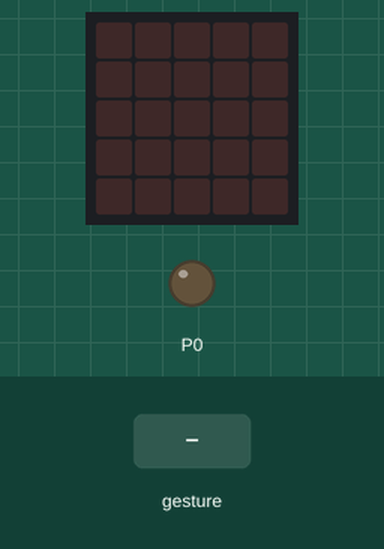
Simulated run of this program. Board: BBC micro:bit (MakeCode). Shown: the board's 5×5 LED display, output pins drawn as LEDs (lit = HIGH). The test bench sets the inputs (shaded band).

Above: at 1.2 s.
1.3 s: sound turns loud
At 1.5 s:
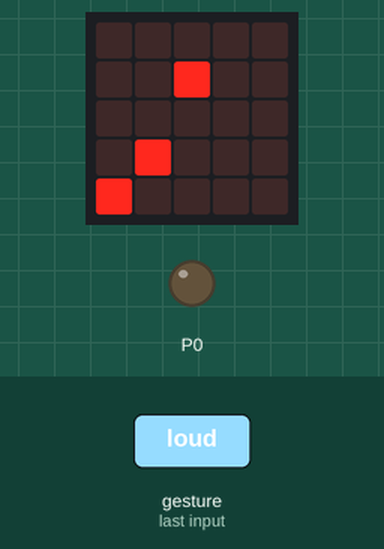
At 2.0 s:
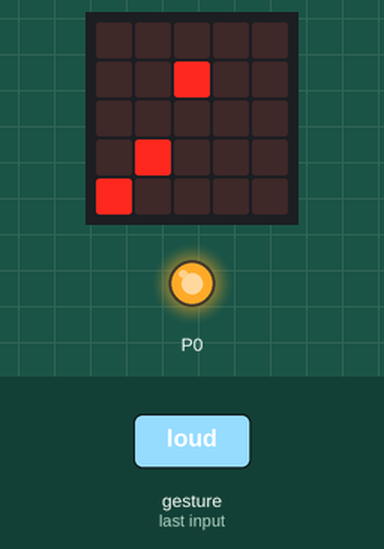
3.2 s: sound turns loud
At 4.5 s:
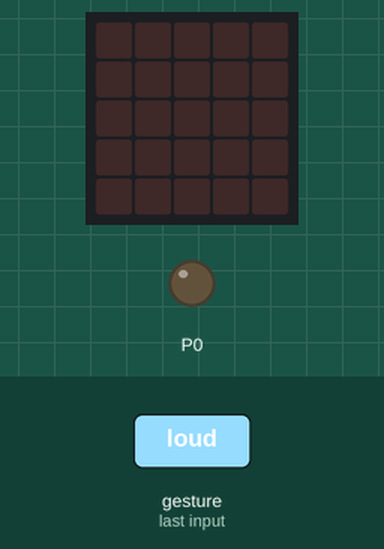
Timing chart, 0 to 6.2 s (numbered marks = the images above; inputs shaded):
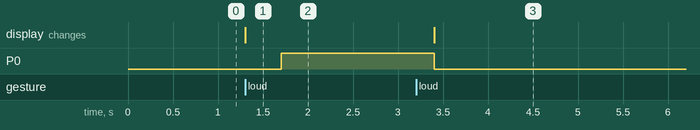

Measured:
- after the input at 1.3 s, P0: LOW → HIGH after 0.40 s; the display: changes at once (image 1)
- after the input at 3.2 s, P0: HIGH → LOW after 0.20 s; the display: changes after 0.20 s (image 3)

The program:

main.ts
```typescript
input.onSound(DetectedSound.Loud, function () {
    if (light2) {
        light2 = 0
    } else {
        light2 = 1
    }
})
let light2 = 0
light2 = 0
basic.forever(function () {
    if (light2) {
        basic.showLeds(`
            . . . . .
            . . # . .
            . . . . .
            . # . . .
            # . . . .
            `)
        pins.digitalWritePin(DigitalPin.P0, 1)
    } else {
        basic.clearScreen()
        pins.digitalWritePin(DigitalPin.P0, 0)
    }
})
```

test.ts
```typescript
// οι δοκιμές πηγαίνουν εδώ, δεν θα γίνει εκτέλεση όταν αυτό το πακέτο χρησιμοποιηθεί ως επέκταση.
```
